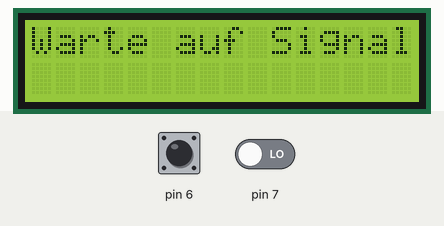
This sketch was run on a simulated Arduino Uno, built with avr-gcc and run on an emulated ATmega328P. Shown: 16×2 character LCD. The inputs (shaded band) are chosen by the test bench; at power-on: pin 6 LOW, pin 7 LOW.

Above: at 1.2 s.
1.3 s: pin 6 driven HIGH and pin 7 driven HIGH
At 1.45 s:
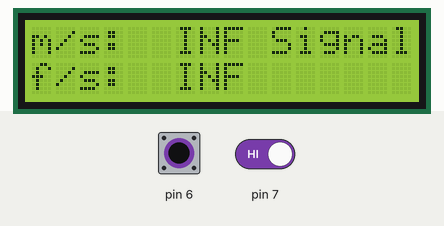
3.7 s: pin 6 driven LOW
5.2 s: pin 6 driven HIGH
At 5.35 s:
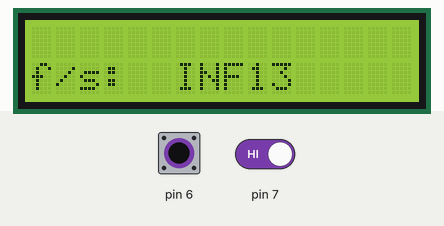
8.2 s: pin 7 driven LOW
9.7 s: pin 7 driven HIGH
At 9.85 s:
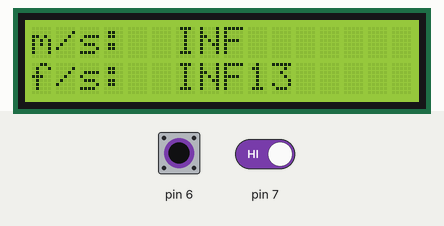
12.7 s: pin 6 pulsed LOW 5 times (0.12 s each, 0.3 s apart)
At 26.32 s:
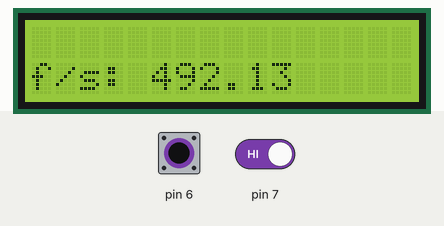
Timing chart, 0 to 27.8 s (numbered marks = the images above; inputs shaded):
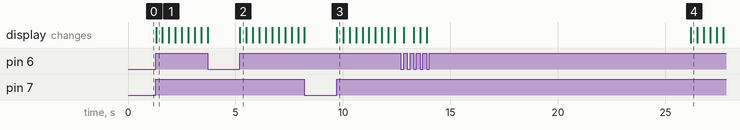

The sketch:

chronograph.ino
```cpp
#include <LiquidCrystal.h>
LiquidCrystal lcd(12, 11, 5, 4, 3, 2);
float time = 0;
boolean wait = false;
int state = 0;

                   //Einzige zu ändernde Variable!
float dist = 0.15; //Entfernung zwichen den Schranken in meter

boolean lastA = false;
boolean lastB = false;

void setup()
{
  lcd.begin(16, 2);
  pinMode(6, INPUT);
  pinMode(7, INPUT);
  lcd.setCursor(0, 0);
  lcd.print("Warte auf Signal");
  lcd.setCursor(0, 1);
  lcd.print("                ");

}

void loop()
{
  if(wait == false)
  {
    if(isTriggerA() == true)
    {
      triggerA();
      state = 1;
    }

    if(isTriggerB() == true && state == 1)
    {
      triggerB();

      lcd.setCursor(0, 0);
      String res = "m/s: ";
      res.concat((1000/time) * dist);
      lcd.print(res);

      lcd.setCursor(0, 1);
      res = "f/s: ";
      res.concat((1000/time) * dist * 3.2808399);
      lcd.print(res);

      state = 2;
      resetTrigger();
    }
  }
  else
  {
    if(isTriggerC() == true && state == 2)
    {
      wait = false;
      state = 0;
      lcd.setCursor(0, 0);
      lcd.print("                ");
    }
  }

}

boolean isTriggerA()
{
  return (digitalRead(6) == HIGH);
}

boolean isTriggerB()
{
  return (digitalRead(7) == HIGH);
}

boolean isTriggerC()
{
  return (digitalRead(6) == HIGH);
}

void resetTrigger()
{
  time = 0;
  wait = true;
}

void triggerA()
{
  time = millis();
}

void triggerB()
{
  time = millis() - time;
}
```

Measured:
- after the input at 1.3 s, the display: changes at once (image 1)
- after the input at 5.2 s, the display: changes at once (image 2)
- after the input at 9.7 s, the display: changes at once (image 3)
